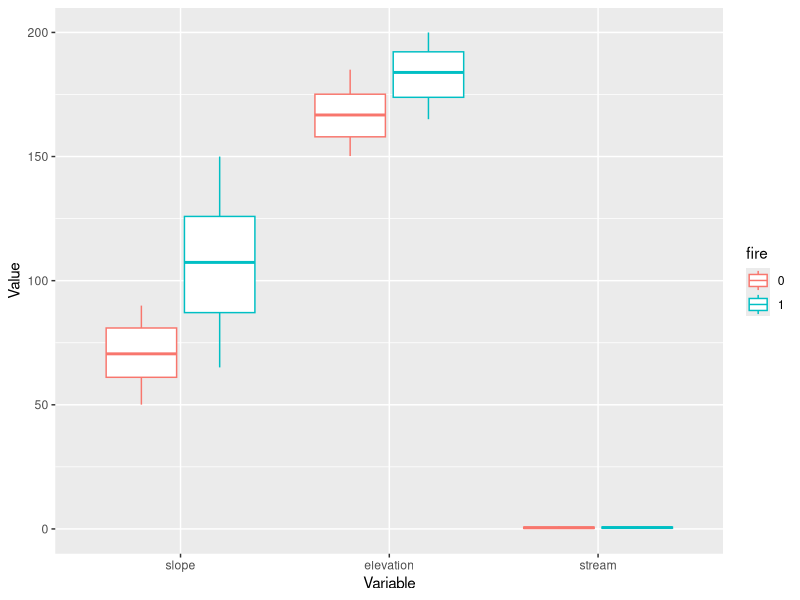

Source code (R):
## ---- chunk 1
knitr::opts_chunk$set(echo = TRUE)

### Install MatchIt if you need to
install.packages("MatchIt",
                 repos = "http://cran.us.r-project.org")

### Packages for the purposes of the quarto website (no need to download these to run the example)
# install.packages(c("jsonlite", "rmarkdown"),
#                  repos = "http://cran.us.r-project.org")

### Load libraries
library(tidyverse)
library(MatchIt)
## ---- chunk 2
### Function to simulate data and write it as a dataframe
simulate_data <- function(){
  
  ### Create variables in a dataframe
  
  ### Make column for observation ID
  df <- data.frame(id = seq(1,1000),
                   
                   ### Add columns for explanatory variables
                   
                   ### Add column for treatment variable
                   fire = c(rep(0,500), rep(1,500)),
                   
                   ### And the rest of the covariates
                   slope = c(runif(500, min = 50, max = 90), 
                             runif(500, min = 65, max = 150)),
                   elevation = c(runif(500, min = 150, max = 185), 
                                 runif(500, min = 165, max = 200)),
                   stream = runif(1000, min = 0, max = 1),
                   
                   ### And the error term
                   error = rnorm(1000, mean = 0, sd = 5))
  
  ### Add a slope*slope variable
  df <- df %>%
    mutate(slope2 = slope^2)
  
  ### Make column for outcome variable (species richness) 
  df <- df %>%
    mutate(species_richness = 1 + 5*fire + 0.07*slope + 0.05*elevation + 2*stream - 0.005*slope2 + error)
  return(df)
}
## ---- chunk 3
### Write a function to generate data and analyze using OLS 
ols_fun <- function(){
  
  ### Simulate the dataset
  data <- simulate_data()
  
  ### Run OLS regression
  ols <- lm(species_richness ~ fire + slope + elevation + stream, 
            data = data)
  
  ### Extract model coefficients and standard error
  fire_coeff <- coef(summary(ols))["fire", "Estimate"]
  fire_se <- coef(summary(ols))["fire", "Std. Error"]
  list <- list(fire_coeff, fire_se)
}

### Apply the function to 1000 replicates
ols_sim <- replicate(1000, ols_fun())

### Extract the model estimates
ols_fire_est <- unlist(ols_sim[1, ])

### Print mean, standard deviation, minimum, and maximum values for coefficient estimates
c(mean(ols_fire_est), sd(ols_fire_est), 
  min(ols_fire_est), max(ols_fire_est))

### Extract the standard deviations
ols_fire_sd <- unlist(ols_sim[2, ])

### Print mean, standard deviation, minimum, and maximum standard deviation of coefficient estimates
c(mean(ols_fire_sd), sd(ols_fire_sd), 
  min(ols_fire_sd), max(ols_fire_sd))
## ---- chunk 4
### Write a function to generate the data, use matching to subset the data, and run a regression on the matched data
pps_fun <- function(){
  
  ### Simulate the dataset
  data <- simulate_data()
  
  ### Match the data on the observed covariates
  match <- matchit(fire ~ slope + 
                     elevation + 
                     stream, 
                   
                   ### set method to use for matching
                   method = "nearest", 
                   
                   ### tell it what data source to draw matches from
                   data = data, 
                   
                   ### tell it to use logistic regression for the matching
                   distance = "glm", 
                   link = "probit",
                   
                   ### specify which order to draw potential points from the full dataset
                   m.order = "random",
                   
                   ### set a maximum distance for the matches
                   caliper = 0.10)
  
  ### Extract the matched data from the full dataset
  matched_data = match.data(match)
  
  ### Run OLS on the matched dataset
  ols <- lm(species_richness ~ fire + slope + 
              elevation + stream, 
            data = matched_data)
  
  ### Extract model coefficients
  fire_coeff <- coef(summary(ols))["fire", "Estimate"]
  fire_se <- coef(summary(ols))["fire", "Std. Error"]
  list <- list(fire_coeff, fire_se) 
}

### Apply the function to 1000 replicates
pps_sim <- replicate(1000, pps_fun())

### Extract the model estimates
pps_fire_est <- unlist(pps_sim[1,])

### Print mean, standard deviation, minimum, and maximum values for coefficient estimates
c(mean(pps_fire_est), sd(pps_fire_est), 
  min(pps_fire_est), max(pps_fire_est))

### Extract the standard deviations
pps_fire_sd <- unlist(pps_sim[2,])

### Print mean, standard deviation, minimum, and maximum standard deviation of coefficient estimates
c(mean(pps_fire_sd), sd(pps_fire_sd), 
  min(pps_fire_sd), max(pps_fire_sd))
## ---- chunk 5
### Simulate a dataset
data_for_match <- simulate_data()

### Make fire a factor variable
data_for_match <- data_for_match %>%
  mutate_at(vars(fire), 
            funs(factor))

### Take a look at the balance of the covariates before matching
data_for_match %>%
  dplyr::select(id, fire, slope, elevation, stream) %>%
  gather(variable, value, slope:stream, factor_key = TRUE) %>%
  ggplot(aes(x = variable, y = value, color = fire)) +
  geom_boxplot() +
  xlab("Variable") + ylab("Value")
### fires: 0 = unburned, 1 = burned

### You can also look at it in table form
covariate_summ <- data_for_match %>%
  group_by(fire) %>%
  summarise(slope_mean = mean(slope),
            slope_sd = sd(slope),
            elevation_mean = mean(elevation),
            elevation_sd = sd(elevation),
            stream_mean = mean(stream),
            stream_sd = sd(stream))
## ---- chunk 6
### Match the data on the observed covariates
match <- matchit(fire ~ slope + 
                   elevation + 
                   stream, 
                 
                 ### set method to use for matching
                 method = "nearest", 
                 
                 ### tell it what data source to draw matches from
                 data = data_for_match, 
                 
                 ### tell it to use logistic regression for the matching
                 distance = "glm", 
                 link = "probit",
                 
                 ### specify which order to draw potential points from the full dataset
                 m.order = "random",
                 
                 ### set a maximum distance for the matches
                 caliper = 0.10)

### Take a look at the quality of the matches
match_quality <- summary(match, 
                         standardize = TRUE)

### Let's see how many points were matched
match_quality_nn <- as.data.frame(match_quality$nn)

### Let's look at the pre-match covariate balance
match_quality_unmatched <- as.data.frame(match_quality$sum.all)

### What does the covariate balance look like after matching?
match_quality_summary <- as.data.frame(match_quality$sum.matched)
### Ideally, you want the standardized mean differences in the matched dataset to be < 0.25 (reference: Schleicher et al. 2020. Statistical matching for conservation science. Conserv. Biol. 34:538–549. https://doi.org/10.1111/cobi.13448).

### You can also look at the amount of bias reduction achieved through matching
match_quality_reduction <- as.data.frame(match_quality$reduction)

### You can also use a fun interactive command to visualize the pre- and post-match covariate spread
# plot(match, interactive = FALSE)
